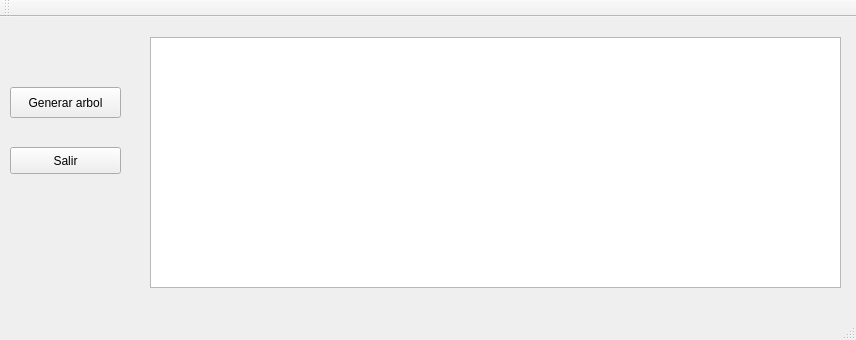
<?xml version="1.0" encoding="UTF-8"?>
<ui version="4.0">
 <class>MainWindow</class>
 <widget class="QMainWindow" name="MainWindow">
  <property name="geometry">
   <rect>
    <x>0</x>
    <y>0</y>
    <width>856</width>
    <height>340</height>
   </rect>
  </property>
  <property name="windowTitle">
   <string>MainWindow</string>
  </property>
  <widget class="QWidget" name="centralWidget">
   <widget class="QPushButton" name="pb_arbol">
    <property name="geometry">
     <rect>
      <x>10</x>
      <y>70</y>
      <width>111</width>
      <height>31</height>
     </rect>
    </property>
    <property name="text">
     <string>Generar arbol</string>
    </property>
   </widget>
   <widget class="QPushButton" name="pb_salir">
    <property name="geometry">
     <rect>
      <x>10</x>
      <y>130</y>
      <width>111</width>
      <height>27</height>
     </rect>
    </property>
    <property name="text">
     <string>Salir</string>
    </property>
   </widget>
   <widget class="QTextEdit" name="te_lista">
    <property name="geometry">
     <rect>
      <x>150</x>
      <y>20</y>
      <width>691</width>
      <height>251</height>
     </rect>
    </property>
   </widget>
  </widget>
  <widget class="QToolBar" name="mainToolBar">
   <attribute name="toolBarArea">
    <enum>TopToolBarArea</enum>
   </attribute>
   <attribute name="toolBarBreak">
    <bool>false</bool>
   </attribute>
  </widget>
  <widget class="QStatusBar" name="statusBar"/>
 </widget>
 <layoutdefault spacing="6" margin="11"/>
 <resources/>
 <connections/>
</ui>
